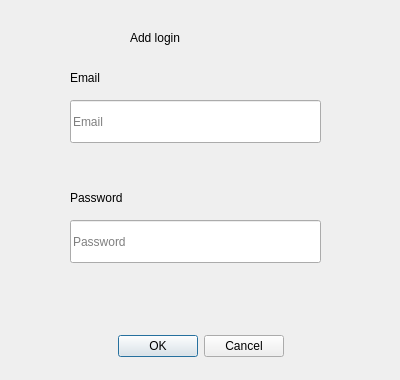
<?xml version="1.0" encoding="UTF-8"?>
<ui version="4.0">
 <class>AddLogin</class>
 <widget class="QDialog" name="AddLogin">
  <property name="geometry">
   <rect>
    <x>0</x>
    <y>0</y>
    <width>400</width>
    <height>380</height>
   </rect>
  </property>
  <property name="windowTitle">
   <string>Dialog</string>
  </property>
  <widget class="QDialogButtonBox" name="buttonBox">
   <property name="geometry">
    <rect>
     <x>30</x>
     <y>330</y>
     <width>341</width>
     <height>32</height>
    </rect>
   </property>
   <property name="orientation">
    <enum>Qt::Horizontal</enum>
   </property>
   <property name="standardButtons">
    <set>QDialogButtonBox::Cancel|QDialogButtonBox::Ok</set>
   </property>
   <property name="centerButtons">
    <bool>true</bool>
   </property>
  </widget>
  <widget class="QLabel" name="title">
   <property name="geometry">
    <rect>
     <x>130</x>
     <y>20</y>
     <width>127</width>
     <height>35</height>
    </rect>
   </property>
   <property name="text">
    <string>Add login</string>
   </property>
  </widget>
  <widget class="QLabel" name="titleEmail">
   <property name="geometry">
    <rect>
     <x>70</x>
     <y>60</y>
     <width>127</width>
     <height>35</height>
    </rect>
   </property>
   <property name="text">
    <string>Email</string>
   </property>
  </widget>
  <widget class="QLabel" name="titlePwd">
   <property name="geometry">
    <rect>
     <x>70</x>
     <y>180</y>
     <width>127</width>
     <height>35</height>
    </rect>
   </property>
   <property name="text">
    <string>Password</string>
   </property>
  </widget>
  <widget class="QLineEdit" name="pwdTf">
   <property name="geometry">
    <rect>
     <x>70</x>
     <y>220</y>
     <width>251</width>
     <height>43</height>
    </rect>
   </property>
   <property name="placeholderText">
    <string>Password</string>
   </property>
  </widget>
  <widget class="QLineEdit" name="emailTf">
   <property name="geometry">
    <rect>
     <x>70</x>
     <y>100</y>
     <width>251</width>
     <height>43</height>
    </rect>
   </property>
   <property name="placeholderText">
    <string>Email</string>
   </property>
  </widget>
  <widget class="QLabel" name="informLabel">
   <property name="geometry">
    <rect>
     <x>20</x>
     <y>270</y>
     <width>371</width>
     <height>35</height>
    </rect>
   </property>
   <property name="text">
    <string/>
   </property>
  </widget>
 </widget>
 <resources/>
 <connections>
  <connection>
   <sender>buttonBox</sender>
   <signal>accepted()</signal>
   <receiver>AddLogin</receiver>
   <slot>accept()</slot>
   <hints>
    <hint type="sourcelabel">
     <x>248</x>
     <y>254</y>
    </hint>
    <hint type="destinationlabel">
     <x>157</x>
     <y>274</y>
    </hint>
   </hints>
  </connection>
  <connection>
   <sender>buttonBox</sender>
   <signal>rejected()</signal>
   <receiver>AddLogin</receiver>
   <slot>reject()</slot>
   <hints>
    <hint type="sourcelabel">
     <x>316</x>
     <y>260</y>
    </hint>
    <hint type="destinationlabel">
     <x>286</x>
     <y>274</y>
    </hint>
   </hints>
  </connection>
 </connections>
</ui>
